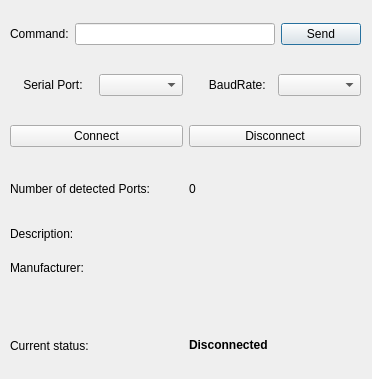
<?xml version="1.0" encoding="UTF-8"?>
<ui version="4.0">
 <class>Dialog</class>
 <widget class="QDialog" name="Dialog">
  <property name="geometry">
   <rect>
    <x>0</x>
    <y>0</y>
    <width>372</width>
    <height>379</height>
   </rect>
  </property>
  <property name="windowTitle">
   <string>Serial Commands</string>
  </property>
  <property name="windowIcon">
   <iconset>
    <normaloff>icon.ico</normaloff>icon.ico</iconset>
  </property>
  <widget class="QWidget" name="verticalLayoutWidget">
   <property name="geometry">
    <rect>
     <x>10</x>
     <y>0</y>
     <width>351</width>
     <height>171</height>
    </rect>
   </property>
   <layout class="QVBoxLayout" name="verticalLayout">
    <item>
     <layout class="QHBoxLayout" name="horizontalLayout">
      <item>
       <widget class="QLabel" name="commandLabel">
        <property name="text">
         <string>Command:</string>
        </property>
       </widget>
      </item>
      <item>
       <widget class="QLineEdit" name="commandLine"/>
      </item>
      <item>
       <layout class="QHBoxLayout" name="horizontalLayout_4"/>
      </item>
      <item>
       <widget class="QPushButton" name="commandButton">
        <property name="text">
         <string>Send</string>
        </property>
       </widget>
      </item>
     </layout>
    </item>
    <item>
     <layout class="QHBoxLayout" name="horizontalLayout_2">
      <item>
       <widget class="QLabel" name="serialPortLabel">
        <property name="text">
         <string>    Serial Port:</string>
        </property>
       </widget>
      </item>
      <item>
       <widget class="QComboBox" name="serialPortBox"/>
      </item>
      <item>
       <widget class="QLabel" name="baudRateLabel">
        <property name="text">
         <string>      BaudRate:</string>
        </property>
       </widget>
      </item>
      <item>
       <widget class="QComboBox" name="baudRateBox"/>
      </item>
     </layout>
    </item>
    <item>
     <layout class="QHBoxLayout" name="horizontalLayout_3">
      <item>
       <widget class="QPushButton" name="connectButton">
        <property name="text">
         <string>Connect</string>
        </property>
       </widget>
      </item>
      <item>
       <widget class="QPushButton" name="closeButton">
        <property name="text">
         <string>Disconnect</string>
        </property>
       </widget>
      </item>
     </layout>
    </item>
   </layout>
  </widget>
  <widget class="QWidget" name="horizontalLayoutWidget">
   <property name="geometry">
    <rect>
     <x>10</x>
     <y>330</y>
     <width>351</width>
     <height>31</height>
    </rect>
   </property>
   <layout class="QHBoxLayout" name="horizontalLayout_6">
    <item>
     <widget class="QLabel" name="label_2">
      <property name="text">
       <string>Current status:</string>
      </property>
     </widget>
    </item>
    <item>
     <widget class="QLabel" name="label_4">
      <property name="text">
       <string/>
      </property>
     </widget>
    </item>
    <item>
     <widget class="QLabel" name="on_off_label">
      <property name="autoFillBackground">
       <bool>false</bool>
      </property>
      <property name="text">
       <string>&lt;html&gt;&lt;head/&gt;&lt;body&gt;&lt;p&gt;&lt;span style=&quot; font-weight:600;&quot;&gt;Disconnected&lt;/span&gt;&lt;/p&gt;&lt;/body&gt;&lt;/html&gt;</string>
      </property>
     </widget>
    </item>
    <item>
     <widget class="QLabel" name="statusLabel">
      <property name="text">
       <string/>
      </property>
     </widget>
    </item>
   </layout>
  </widget>
  <widget class="QWidget" name="verticalLayoutWidget_3">
   <property name="geometry">
    <rect>
     <x>10</x>
     <y>220</y>
     <width>351</width>
     <height>61</height>
    </rect>
   </property>
   <layout class="QVBoxLayout" name="verticalLayout_3">
    <item>
     <layout class="QVBoxLayout" name="verticalLayout_2">
      <item>
       <layout class="QHBoxLayout" name="horizontalLayout_7">
        <item>
         <widget class="QLabel" name="label_3">
          <property name="text">
           <string>Description:</string>
          </property>
         </widget>
        </item>
        <item>
         <widget class="QLabel" name="descriptionLabel">
          <property name="text">
           <string/>
          </property>
         </widget>
        </item>
       </layout>
      </item>
      <item>
       <layout class="QHBoxLayout" name="horizontalLayout_10">
        <item>
         <widget class="QLabel" name="label_9">
          <property name="text">
           <string>Manufacturer:</string>
          </property>
         </widget>
        </item>
        <item>
         <widget class="QLabel" name="manufacturerLabel">
          <property name="text">
           <string/>
          </property>
         </widget>
        </item>
       </layout>
      </item>
     </layout>
    </item>
   </layout>
  </widget>
  <widget class="QWidget" name="">
   <property name="geometry">
    <rect>
     <x>10</x>
     <y>170</y>
     <width>351</width>
     <height>37</height>
    </rect>
   </property>
   <layout class="QHBoxLayout" name="horizontalLayout_5">
    <item>
     <widget class="QLabel" name="label">
      <property name="text">
       <string>Number of detected Ports:</string>
      </property>
     </widget>
    </item>
    <item>
     <widget class="QLabel" name="available_ports_label">
      <property name="text">
       <string>0</string>
      </property>
     </widget>
    </item>
   </layout>
  </widget>
 </widget>
 <resources/>
 <connections/>
</ui>
